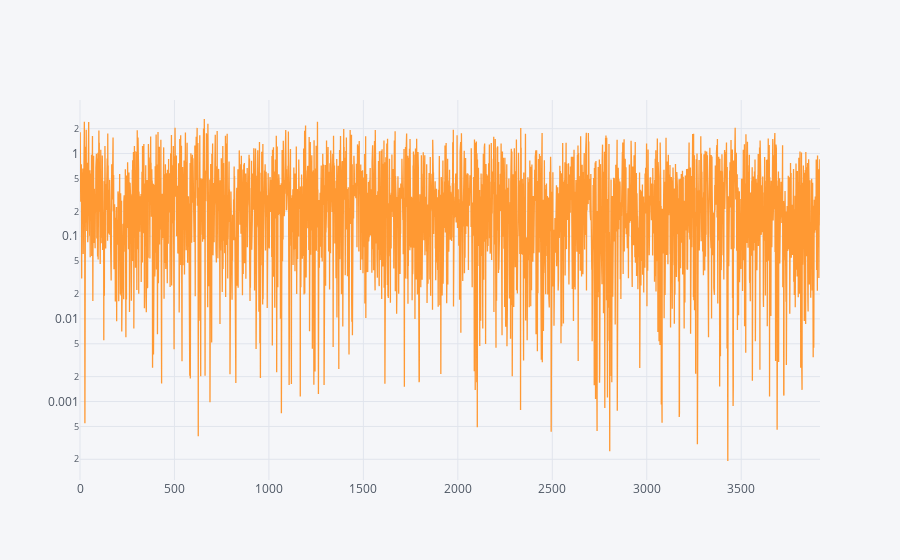

Notebook cell for this chart:
### Code cell
returns = df.fill_price.pct_change()
returns.abs().iplot(logy=True);

### Figure 1 — Plotly figure (JSON) as saved in the notebook; plotly's stock layout.template omitted (floating-point values rounded to 4 significant figures; data arrays with more than 128 entries replaced by an {"elided": "..."} marker saying what was removed)
{"data": [{"line": {"color": "rgba(255, 153, 51, 1.0)", "dash": "solid", "width": 1.3}, "mode": "lines", "name": "fill_price", "text": "", "type": "scatter", "x": {"elided": "3918 int values"}, "y": {"elided": "3918 mixed values"}}], "layout": {"legend": {"bgcolor": "#F5F6F9", "font": {"color": "#4D5663"}}, "paper_bgcolor": "#F5F6F9", "plot_bgcolor": "#F5F6F9", "titlefont": {"color": "#4D5663"}, "xaxis1": {"gridcolor": "#E1E5ED", "showgrid": true, "tickfont": {"color": "#4D5663"}, "title": "", "titlefont": {"color": "#4D5663"}, "zerolinecolor": "#E1E5ED"}, "yaxis1": {"gridcolor": "#E1E5ED", "showgrid": true, "tickfont": {"color": "#4D5663"}, "title": "", "titlefont": {"color": "#4D5663"}, "type": "log", "zerolinecolor": "#E1E5ED"}}}
